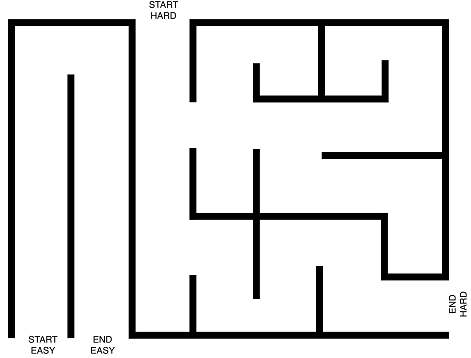
#> input picture Task 2/maze.png, 471 x 358 px
$ python -i PRM_Turtle.py   (imports and definitions only)
#> lines starting #> are read from the running program, lines starting #| are printed output that depends on the picture; after the words box and inside, x2 and y2 are one past the last pixel; in counts of white or black regions, pixels touching at a corner belong together
import cv2

def turtle():
    img=cv2.imread("maze.png")
#> img is the input picture: shape (358, 471, 3); min 0, max 255, mean 223.2
    img_copy=img.copy()
    cv2.imshow("Maze",img_copy)

    cv2.waitKey(0)
    cv2.destroyAllWindows

    def draw_circle(image, coord):
        cv2.circle(image, coord, 2, (230,202,142), -1)

    gray=cv2.cvtColor(img, cv2.COLOR_RGB2GRAY)
    _, binary= cv2.threshold(gray, 1, 255, cv2.THRESH_BINARY)
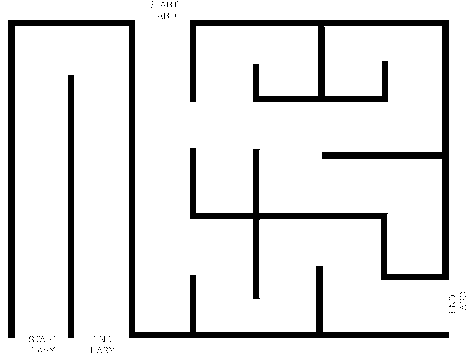
#> binary: shape (358, 471); 88.9% white; 81 black regions (78 under 20 px), largest, box (x1, y1, x2, y2) and area: (190, 20, 449, 299) 9465, (8, 20, 449, 338) 7506, (68, 75, 74, 338) 1578
    mask= cv2.bitwise_not(binary)

    centre_x=440
    centre_y=330
    # centre_x=20
    # centre_y=30
    while True:

        draw_circle(img_copy, (centre_x, centre_y))
        print(f"x_coord:{centre_x}, y_coord:{centre_y}")

        cv2.imshow("Moving Circle", img_copy)

        key = cv2.waitKey(1)
#> (key q is pressed here)

        new_centre_x = centre_x
        new_centre_y = centre_y
        if key == ord('w'):
            new_centre_y -= 1
        elif key == ord('s'):
            new_centre_y += 1
        elif key == ord('a'):
            new_centre_x -= 1
        elif key == ord('d'):
            new_centre_x += 1

        # Check if the new position is within the allowed area
        if mask[new_centre_y, new_centre_x] != 255:
            centre_x, centre_y = new_centre_x, new_centre_y

        if key == ord('q'):
            break

    cv2.destroyAllWindows()
    return None

>>> result = turtle()
